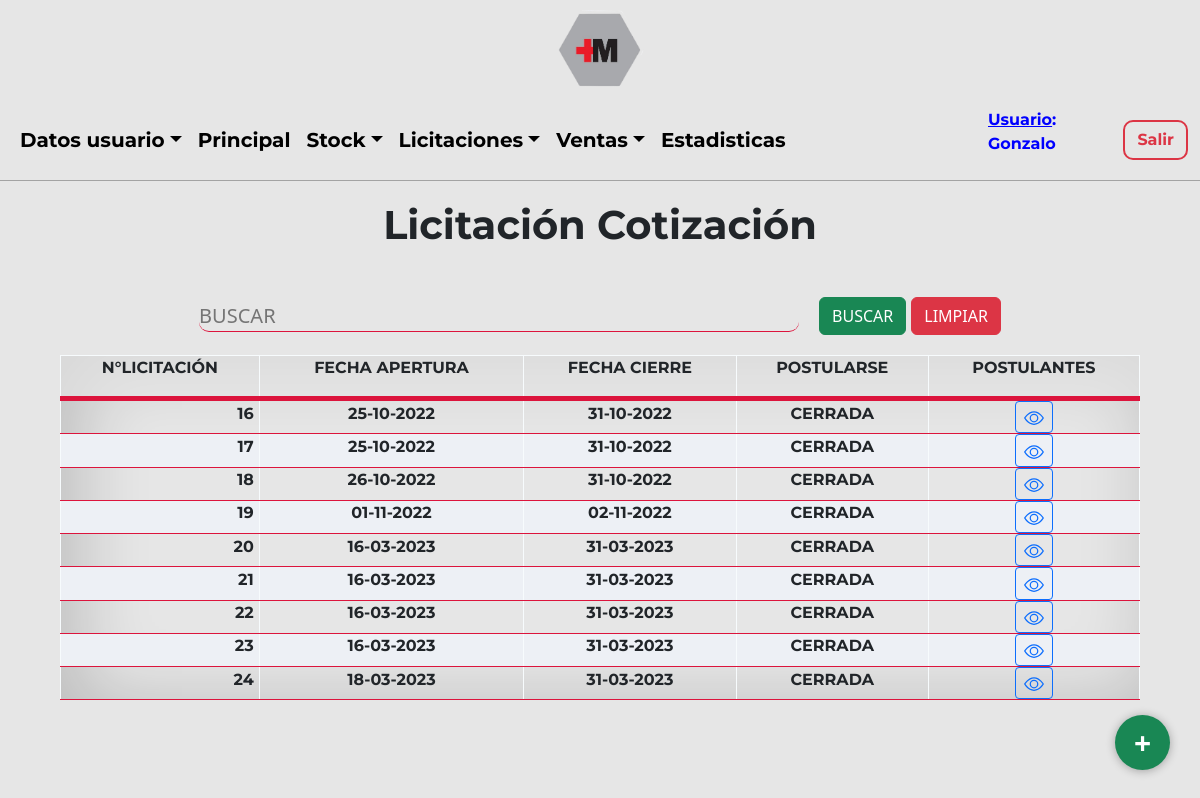
/Sistema/Licitaciones/licCotizaciones.php?postulado (signed in), run on the app's committed database.
### tables this page shows
CREATE TABLE `usuario` (
  `idUsuario` int(3) NOT NULL,
  `usuario` text NOT NULL,
  `contraseña` varchar(60) NOT NULL,
  `idRol` int(2) NOT NULL,
  `idTipoUsuario` int(10) NOT NULL,
  `nombre` varchar(100) NOT NULL,
  `correo` varchar(100) NOT NULL,
  `direccion` varchar(100) NOT NULL,
  `idEstadoUsuario` int(2) NOT NULL
);

CREATE TABLE `licitacion` (
  `idLicitacion` int(3) NOT NULL,
  `idEstadoLicitacion` int(3) NOT NULL
);

### Sistema/Licitaciones/licCotizaciones.php (the view, shortened to what this page needs)
<?php
include('../../Utils/conexion.php');
$iduser = $_SESSION['usuario'];
$sql = "SELECT idUsuario, usuario, idRol FROM usuario WHERE usuario='$iduser'";
$resultado = $datos_base->query($sql);
$row = $resultado->fetch_assoc();
$nom = $row['usuario'];
$idUsu = $row['idUsuario'];
$idRol = $row['idRol'];
?>
<!DOCTYPE html>
<html lang="en">
<head>
    <link href="https://cdn.jsdelivr.net/npm/bootstrap@5.2.0-beta1/dist/css/bootstrap.min.css" rel="stylesheet">
    <link rel="stylesheet" type="text/css" href="../../Css/estilos.css"/>
</head>
<body>
    <?php include('../Layouts/licitacionesHeader.php'); ?>
    <main>
        <section class="ini">
            <div class="ini-tit">
                <h1>Licitación Cotización</h1>
            </div>
            <div class="container">
                <form method="POST" action="./licCotizaciones.php">
                    <div class="form-grilla">
                        <div class="form-grilla-busc">
                            <input type="text" style="text-transform:uppercase;" name="buscar"  placeholder="Buscar" class="busc">
                        </div>
                        <div class="form-grilla-but">
                            <input class="btn btn-success" type="submit" name="btn2" value="BUSCAR"></input>
                            <input class="btn btn-danger" type="submit" name="btn1" value="LIMPIAR"></input>
                        </div>
                    </div>
                </form>
                <div class="agregar">
                    <a href="./agregarLicCotizacion.php" class="nuevo" data-bs-toggle="tooltip" title="Nueva licitación" data-bs-placement="left">+</a>
                </div>
            </div>
             <?php
                    echo "<table>
                            <thead>
                                <tr>
                                    <th><p>N°LICITACIÓN</p></th>
                                    <th><p>FECHA APERTURA</p></th>
                                    <th><p>FECHA CIERRE</p></th>
                                    <th><p>POSTULARSE</p></th>
                                    ";
                                    if($idUsu == 1){
                                        echo "
                                        <th><p>POSTULANTES</p></th>
                                        ";
                                    }
                                    echo "
                                </tr>
                            </thead>
                        ";
                        if(isset($_POST['btn2']))
                                {
                                    $doc = $_POST['buscar'];
                                    $consulta=mysqli_query($datos_base, "SELECT l.idLicitacion, m.fecha, m.fechaVen
                                    FROM licitacion l
                                    LEFT JOIN movimientolicitacion AS m ON m.idLicitacion = l.idLicitacion
                                    WHERE m.idEstadoLicitacion = 1  AND (OR l.idLicitacion LIKE '%$doc%' m.fecha LIKE '%$doc%' OR m.fechaVen LIKE '%$doc%')
                                    GROUP BY l.idLicitacion");
                                    while($listar = mysqli_fetch_array($consulta))
                                    {
                                        $fec = date("d-m-Y", strtotime($listar['fecha']));
                                        $fecven = date("d-m-Y", strtotime($listar['fechaVen']));
                                        echo
                                        "
                                            <tr>
                                            <td><h4 style='font-size:16px;text-align: right; margin-right: 5px; '>".$listar['idLicitacion']."</h4 ></td>
                                            <td><h4 style='font-size:16px;'>".$fec."</h4 ></td>
                                            <td><h4 style='font-size:16px;'>".$fecven."</h4 ></td>
                                            <td class='text-center text-nowrap'><a class='btn btn-sm btn-outline-primary' href=./postulacionLicCotizacion.php?no=".$listar['idLicitacion']." class=mod><svg xmlns='http://www.w3.org/2000/svg' width='16' height='16' fill='currentColor' class='bi bi-pencil-square' viewBox='0 0 16 16'>
                                                <path d='M15.502 1.94a.5.5 0 0 1 0 .706L14.459 3.69l-2-2L13.502.646a.5.5 0 0 1 .707 0l1.293 1.293zm-1.75 2.456-2-2L4.939 9.21a.5.5 0 0 0-.121.196l-.805 2.414a.25.25 0 0 0 .316.316l2.414-.805a.5.5 0 0 0 .196-.12l6.813-6.814z'/>
                                                <path fill-rule='evenodd' d='M1 13.5A1.5 1.5 0 0 0 2.5 15h11a1.5 1.5 0 0 0 1.5-1.5v-6a.5.5 0 0 0-1 0v6a.5.5 0 0 1-.5.5h-11a.5.5 0 0 1-.5-.5v-11a.5.5 0 0 1 .5-.5H9a.5.5 0 0 0 0-1H2.5A1.5 1.5 0 0 0 1 2.5v11z'/>
                                            </svg></a></td>
                                            ";
                                            if($idUsu == 1){
                                                echo
                                                "
                                                <td class='text-center text-nowrap'><a class='btn btn-sm btn-outline-primary' href=./postulantesLicCotizacion.php?no=".$listar['idLicitacion']." target=new class=mod><svg xmlns='http://www.w3.org/2000/svg' width='20' height='20' fill='currentcolor' margin='5' class='bi bi-eye' viewBox='0 0 16 16'>
                                                <path d='M16 8s-3-5.5-8-5.5S0 8 0 8s3 5.5 8 5.5S16 8 16 8zM1.173 8a13.133 13.133 0 0 1 1.66-2.043C4.12 4.668 5.88 3.5 8 3.5c2.12 0 3.879 1.168 5.168 2.457A13.133 13.133 0 0 1 14.828 8c-.058.087-.122.183-.195.288-.335.48-.83 1.12-1.465 1.755C11.879 11.332 10.119 12.5 8 12.5c-2.12 0-3.879-1.168-5.168-2.457A13.134 13.134 0 0 1 1.172 8z'/>
                                                <path d='M8 5.5a2.5 2.5 0 1 0 0 5 2.5 2.5 0 0 0 0-5zM4.5 8a3.5 3.5 0 1 1 7 0 3.5 3.5 0 0 1-7 0z'/>
                                              </svg></a></td>
                                                ";
                                            }
                                            echo "
                                            </tr>
                                        ";
                                    }
                                }
                                else{
                                $consulta=mysqli_query($datos_base, "SELECT l.idLicitacion, m.fecha, m.fechaVen
                                FROM licitacion l
                                LEFT JOIN movimientolicitacion AS m ON m.idLicitacion = l.idLicitacion
                                WHERE m.idEstadoLicitacion = 1
                                GROUP BY l.idLicitacion");
                                    while($listar = mysqli_fetch_array($consulta))
                                    {
                                        $lici = $listar['idLicitacion'];
                                        $fec = date("d-m-Y", strtotime($listar['fecha']));
                                        $fecven = date("d-m-Y", strtotime($listar['fechaVen']));
                                        echo
                                        "
                                            <tr>
                                            <td><h4 style='font-size:16px;text-align: right; margin-right: 5px; '>".$listar['idLicitacion']."</h4 ></td>
                                            <td><h4 style='font-size:16px;'>".$fec."</h4 ></td>
                                            <td><h4 style='font-size:16px;'>".$fecven."</h4 ></td>";
                                            $sql6 = "SELECT idUsuario FROM datoslicitacion WHERE idLicitacion = $lici";
                                            $result6 = $datos_base->query($sql6);
                                            $row6 = $result6->fetch_assoc();
                                            $vacio = $row6['idUsuario'];
                                            if($vacio == 0){
                                                echo "
                                            <td class='text-center text-nowrap'><a class='btn btn-sm btn-outline-primary' href=./postulacionLicCotizacion.php?no=".$listar['idLicitacion']." class=mod><svg xmlns='http://www.w3.org/2000/svg' width='16' height='16' fill='currentColor' class='bi bi-pencil-square' viewBox='0 0 16 16'>
                                                <path d='M15.502 1.94a.5.5 0 0 1 0 .706L14.459 3.69l-2-2L13.502.646a.5.5 0 0 1 .707 0l1.293 1.293zm-1.75 2.456-2-2L4.939 9.21a.5.5 0 0 0-.121.196l-.805 2.414a.25.25 0 0 0 .316.316l2.414-.805a.5.5 0 0 0 .196-.12l6.813-6.814z'/>
                                                <path fill-rule='evenodd' d='M1 13.5A1.5 1.5 0 0 0 2.5 15h11a1.5 1.5 0 0 0 1.5-1.5v-6a.5.5 0 0 0-1 0v6a.5.5 0 0 1-.5.5h-11a.5.5 0 0 1-.5-.5v-11a.5.5 0 0 1 .5-.5H9a.5.5 0 0 0 0-1H2.5A1.5 1.5 0 0 0 1 2.5v11z'/>
                                            </svg></a></td>
                                            ";}else{
                                                echo "<td><h4 style='font-size:16px;'>CERRADA</h4 ></td>";
                                            }
                                            if($idUsu == 1){
                                                echo
                                                "
                                                <td class='text-center text-nowrap'><a class='btn btn-sm btn-outline-primary' href=./postulantesLicCotizacion.php?no=".$listar['idLicitacion']." target=new class=mod><svg xmlns='http://www.w3.org/2000/svg' width='20' height='20' fill='currentcolor' margin='5' class='bi bi-eye' viewBox='0 0 16 16'>
                                                <path d='M16 8s-3-5.5-8-5.5S0 8 0 8s3 5.5 8 5.5S16 8 16 8zM1.173 8a13.133 13.133 0 0 1 1.66-2.043C4.12 4.668 5.88 3.5 8 3.5c2.12 0 3.879 1.168 5.168 2.457A13.133 13.133 0 0 1 14.828 8c-.058.087-.122.183-.195.288-.335.48-.83 1.12-1.465 1.755C11.879 11.332 10.119 12.5 8 12.5c-2.12 0-3.879-1.168-5.168-2.457A13.134 13.134 0 0 1 1.172 8z'/>
                                                <path d='M8 5.5a2.5 2.5 0 1 0 0 5 2.5 2.5 0 0 0 0-5zM4.5 8a3.5 3.5 0 1 1 7 0 3.5 3.5 0 0 1-7 0z'/>
                                              </svg></a></td>
                                                ";
                                            }
                                            echo "
                                            </tr>
                                        ";
                                    }
                                }
                                echo "</table>";
                                    ?>
        </section>
    </main>
</body>
</html>

### Sistema/Layouts/licitacionesHeader.php (shortened to what this page needs)
<div class="cont-img">
    <a href="../principal.php" class="imagenb">
            <img src="../../Imagenes/c-titulo.png" alt="logo">
         </a>
    </div>
    <header class="hea-pri">
        <nav class="navbar navbar-expand-lg navbar-light">
            <div class="container-fluid navpri">
                <div class="collapse navbar-collapse" id="navbarNav">
                    <ul class="navbar-nav">
                    <li class="nav-item dropdown">
                            <a href="#" class="nav-link dropdown-toggle variacion" id="navbarDropdown" role="button" data-bs-toggle="dropdown" aria-expanded="false">Datos usuario</a>
                                <?php
                                    $rolgerente = 1;
                                    $roladmin = 2;
                                    $roldeposito = 3;
                                    $rolventas = 4;
                                    $rolobra = 5;
                                    $rolproveedor = 6;
                                ?>
                        </li>
                        <li class="nav-item">
                            <a href="../principal.php" class="nav-link variacion" aria-current="page">Principal</a>
                        </li>
                        <?php
                            if($idRol == $rolgerente OR $idRol == $roldeposito){
                        ?>
                        <li class="nav-item dropdown">
                            <a href="#" class="nav-link dropdown-toggle variacion" id="navbarDropdown" role="button" data-bs-toggle="dropdown" aria-expanded="false">Stock</a>
                        </li>
                        <?php
                            }
                        ?>
                        <?php
                            if($idRol == $rolgerente OR $idRol == $roladmin OR $idRol == $rolventas OR $idRol == $rolproveedor){
                        ?>
                        <li class="nav-item dropdown">
                            <a href="#" class="nav-link dropdown-toggle variacion" id="navbarDropdown" role="button" data-bs-toggle="dropdown" aria-expanded="false">Licitaciones</a>
                        </li>
                        <?php
                            }
                        ?>
                        <?php
                            if($idRol == $rolgerente OR $idRol == $roladmin OR $idRol == $rolobra){
                        ?>
                        <li class="nav-item dropdown">
                            <a href="#" class="nav-link dropdown-toggle variacion" id="navbarDropdown" role="button" data-bs-toggle="dropdown" aria-expanded="false">Ventas</a>
                        </li>
                        <?php
                            }
                        ?>
                        <?php
                            if($idRol == $rolgerente OR $idRol == $roladmin){
                        ?>
                        <li class="nav-item">
                            <a href="../estadisticas.php" class="nav-link variacion" aria-current="page">Estadisticas</a>
                        </li>
                        <?php
                            }
                        ?>
                    </ul>
                </div>
                <div class="not-exit">
                    <div class="not-exit-name">
                        <p style='color: blue; font-weight: bold;'><u>Usuario</u>: <?php echo $nom;?></p>
                    </div>
                   <div class="not-exit-exit">
                       <a href="../../Utils/salir.php">
                           <button class="btn btn-outline-danger" type="submit">Salir</button>
                        </a>
                   </div>
                </div>
            </div>
        </nav>
    </header>

### data on the page
usuario: usuario "Gonzalo"
licitacion: idLicitacion "16", fec "25-10-2022", fecven "31-10-2022"
licitacion: idLicitacion "17", fec "25-10-2022", fecven "31-10-2022"
licitacion: idLicitacion "18", fec "26-10-2022", fecven "31-10-2022"
licitacion: idLicitacion "19", fec "01-11-2022", fecven "02-11-2022"
licitacion: idLicitacion "20", fec "16-03-2023", fecven "31-03-2023"
licitacion: idLicitacion "21", fec "16-03-2023", fecven "31-03-2023"
licitacion: idLicitacion "22", fec "16-03-2023", fecven "31-03-2023"
licitacion: idLicitacion "23", fec "16-03-2023", fecven "31-03-2023"
licitacion: idLicitacion "24", fec "18-03-2023", fecven "31-03-2023"
